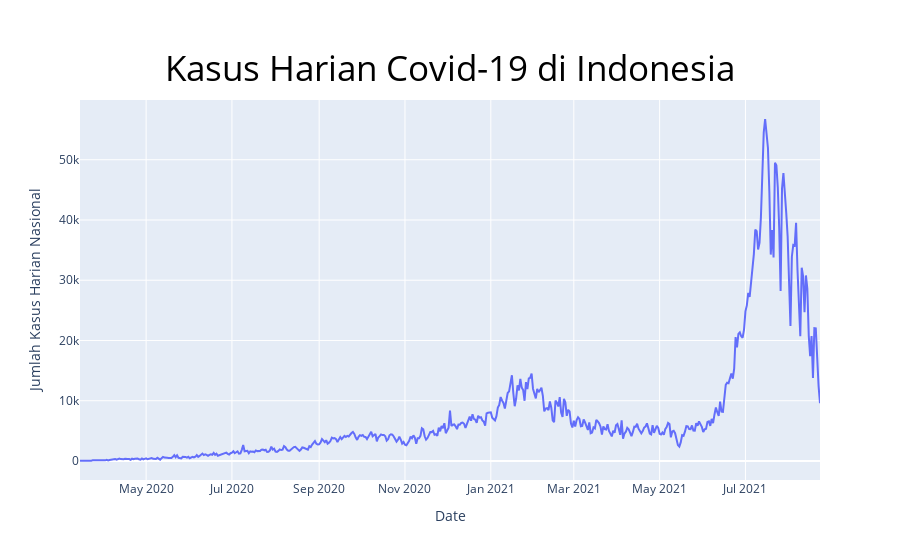

Here is the notebook cell this chart was saved with:
### Code cell
# Plot Grafik Kasus Covid-19 Nasional
# daily_cases['Nasional'].plot(kind='line', title='Kasus Covid-19 Harian secara Nasional', figsize=(16,9))

fig = px.line(daily_cases,x= daily_cases.index ,y='Kasus_Aktif_Nasional',
             labels= {"Kasus_Aktif_Nasional" : "Jumlah Kasus Harian Nasional"},
              title="Kasus Harian Covid-19 di Indonesia")
fig.update_layout(
    title_font_color="black",
    title_font_size=35,
    title={'y':0.9,
            'x':0.5})
fig.show()

### Figure 1 — Plotly figure (JSON) as saved in the notebook; plotly's stock layout.template omitted (floating-point values rounded to 4 significant figures; data arrays with more than 128 entries replaced by an {"elided": "..."} marker saying what was removed)
{"data": [{"hovertemplate": "Date=%{x}<br>Jumlah Kasus Harian Nasional=%{y}<extra></extra>", "legendgroup": "", "line": {"color": "#636efa", "dash": "solid"}, "mode": "lines", "name": "", "orientation": "v", "showlegend": false, "type": "scatter", "x": {"elided": "527 str values"}, "xaxis": "x", "y": {"elided": "527 int values"}, "yaxis": "y"}], "layout": {"legend": {"tracegroupgap": 0}, "title": {"font": {"color": "black", "size": 35}, "text": "Kasus Harian Covid-19 di Indonesia", "x": 0.5, "y": 0.9}, "xaxis": {"anchor": "y", "domain": [0, 1], "title": {"text": "Date"}}, "yaxis": {"anchor": "x", "domain": [0, 1], "title": {"text": "Jumlah Kasus Harian Nasional"}}}}
